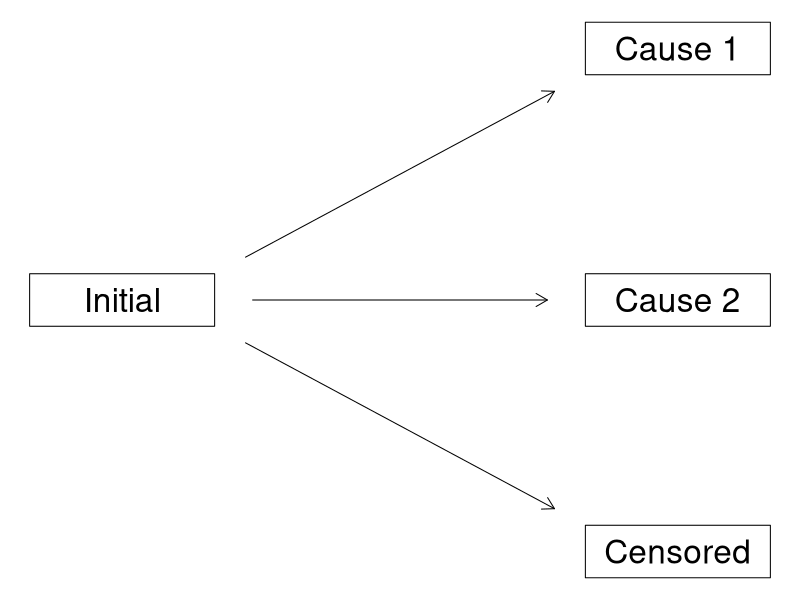

The R source for this figure:
### figure-multi-state-process.R --- 
#----------------------------------------------------------------------
## Author: Thomas Alexander Gerds
## Created: Jul 27 2023 (10:04) 
## Version: 
## Last-Updated: Apr 29 2024 (10:30) 
##           By: Anders Munch
##     Update #: 8
#----------------------------------------------------------------------
## 
### Commentary: 
## 
### Change Log:
#----------------------------------------------------------------------
## 
### Code:
library(prodlim)
library(here)
nTrans <- 3
stateLabels = c("Initial","Cause 1", "Cause 2", "Censored")
crHist <- Hist(time = 1:nTrans, event = list(from = rep("1", nTrans), to = stateLabels[-1]))
try(setwd("~/research/SuperVision/Anders/survival-loss/statelearner/figures"))
try(setwd(here("figures")))
pdf("figure-multi-state-process.pdf")
plot(crHist,stateLabels = stateLabels,arrowLabels = FALSE,
     tagBoxes = FALSE) ## Make true and/or change to -1?
dev.off()

######################################################################
### figure-multi-state-process.R ends here
